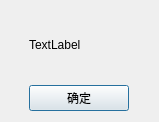
<?xml version="1.0" encoding="UTF-8"?>
<ui version="4.0">
 <class>Dialog</class>
 <widget class="QDialog" name="Dialog">
  <property name="geometry">
   <rect>
    <x>0</x>
    <y>0</y>
    <width>159</width>
    <height>122</height>
   </rect>
  </property>
  <property name="windowTitle">
   <string>Dialog</string>
  </property>
  <property name="windowIcon">
   <iconset resource="icon/icon.qrc">
    <normaloff>:/微信图片_20240728123250.png</normaloff>:/微信图片_20240728123250.png</iconset>
  </property>
  <layout class="QGridLayout" name="gridLayout">
   <item row="0" column="0">
    <widget class="QLabel" name="label">
     <property name="text">
      <string>TextLabel</string>
     </property>
    </widget>
   </item>
   <item row="1" column="0">
    <widget class="QPushButton" name="pushButton">
     <property name="maximumSize">
      <size>
       <width>100</width>
       <height>16777215</height>
      </size>
     </property>
     <property name="text">
      <string>确定</string>
     </property>
    </widget>
   </item>
  </layout>
 </widget>
 <resources>
  <include location="icon/icon.qrc"/>
 </resources>
 <connections/>
</ui>
